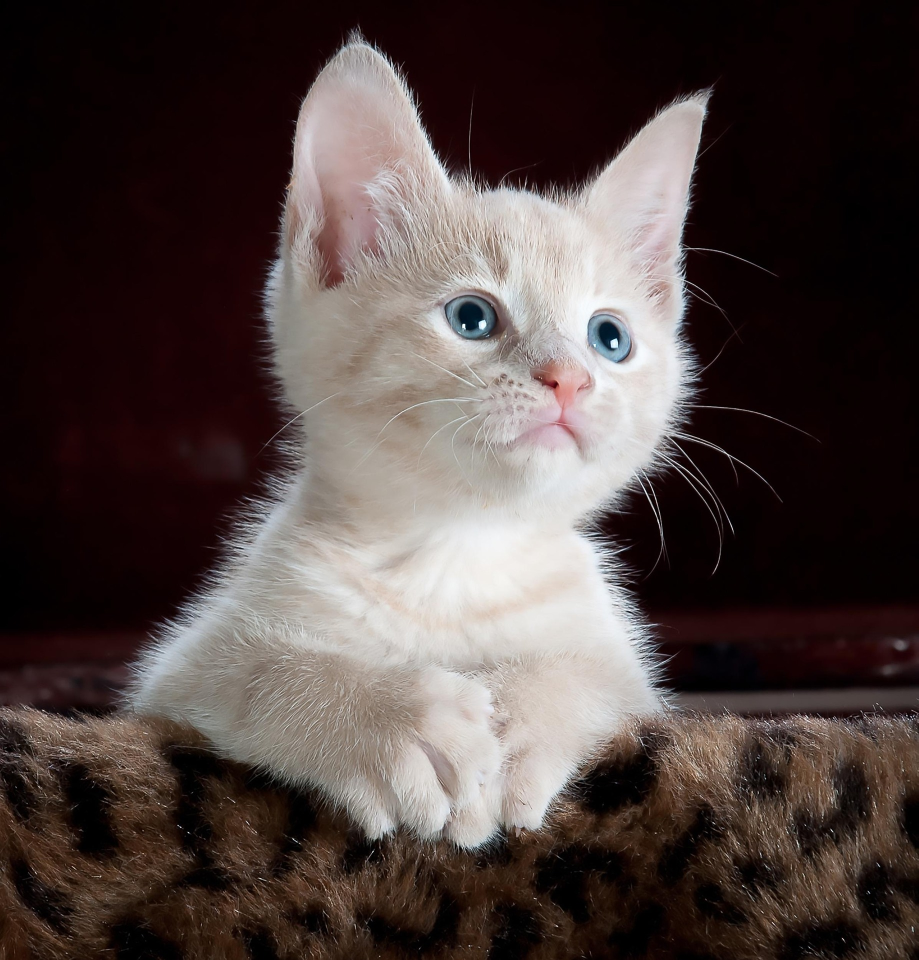
#> input picture test.jpg, 1837 x 1920 px, found by its file name (shown at 1/2 size)
$ python farkli_kerneller.py
#> lines starting #> are read from the running program, lines starting #| are printed output that depends on the picture; after the words box and inside, x2 and y2 are one past the last pixel; in counts of white or black regions, pixels touching at a corner belong together
import cv2
import numpy as np

# Görüntüyü gri tonlamalı okuyoruz
resim_gri = cv2.imread('test.jpg', cv2.IMREAD_GRAYSCALE)
#> resim_gri: shape (1920, 1837); min 0, max 255, mean 69.9

# Resmi gri tonlamalı okuyup %50 oranında küçültüyoruz
resim_gri = cv2.resize(resim_gri, (0, 0), fx=0.5, fy=0.5)
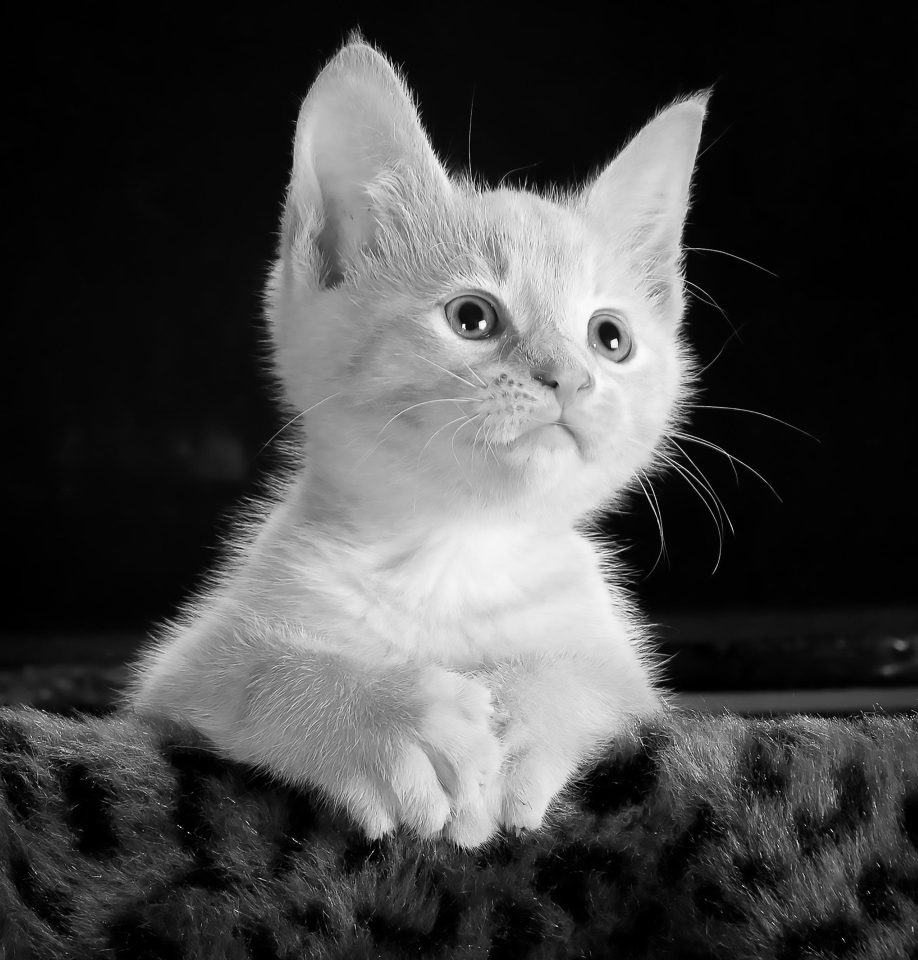
#> resim_gri: shape (960, 918); min 0, max 253, mean 70

# Küçülmüş resim üzerinden eşikleme yapıyoruz
ret, esiklenmis_resim = cv2.threshold(resim_gri, 127, 255, cv2.THRESH_BINARY)
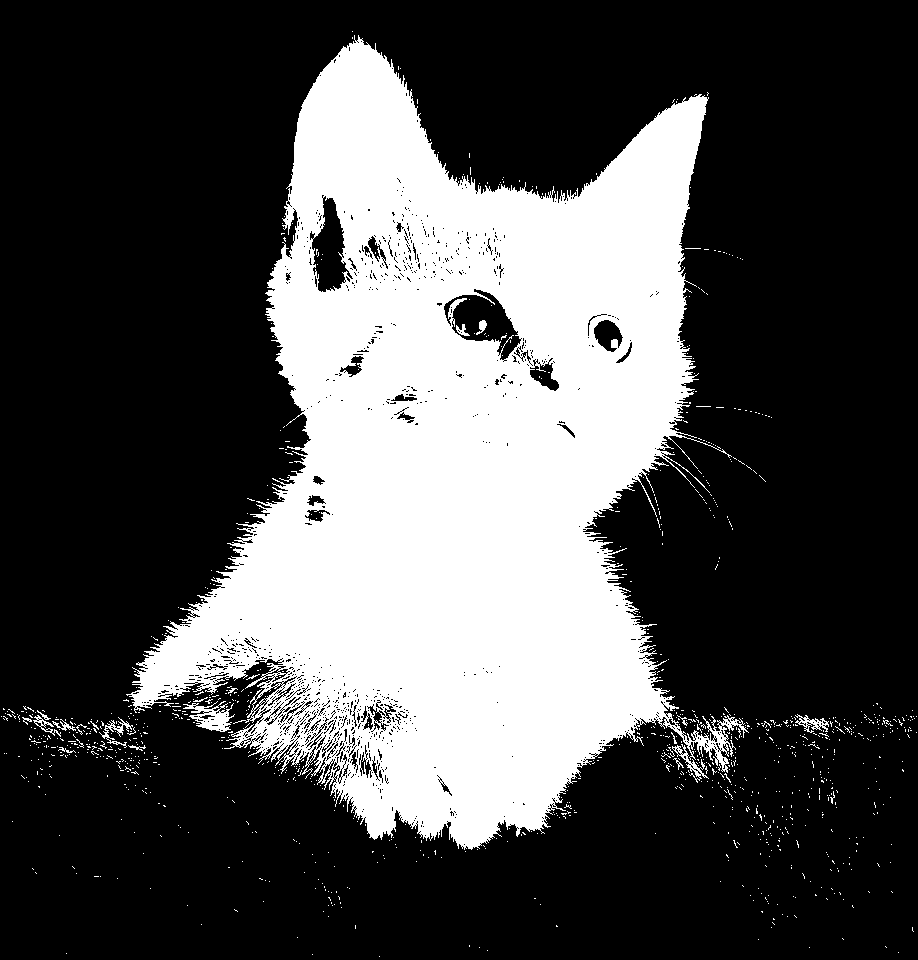
#> esiklenmis_resim: shape (960, 918); 29.7% white; 1104 white regions (1083 under 20 px), largest, box (x1, y1, x2, y2) and area: (126, 35, 749, 850) 256500, (183, 701, 235, 732) 728, (672, 744, 709, 783) 277

# 1. Dikdörtgen (Kare) Çekirdek (np.ones ile yaptığımızın aynısı)
kernel_dikdortgen = cv2.getStructuringElement(cv2.MORPH_RECT, (5, 5))

# 2. Elips (Yuvarlak) Çekirdek (Oval nesneler ve kavisli kenarlar için daha iyi)
kernel_elips = cv2.getStructuringElement(cv2.MORPH_ELLIPSE, (5, 5))

# 3. Çapraz (Cross) Çekirdek (Sivri köşeleri ve ince çizgileri korumak için)
kernel_capraz = cv2.getStructuringElement(cv2.MORPH_CROSS, (5, 5))

# Bu farklı çekirdekleri sadece Dilate (Genişletme) üzerinde test edip farkı görüyoruz
dilate_dikdortgen = cv2.dilate(esiklenmis_resim, kernel_dikdortgen, iterations=1)
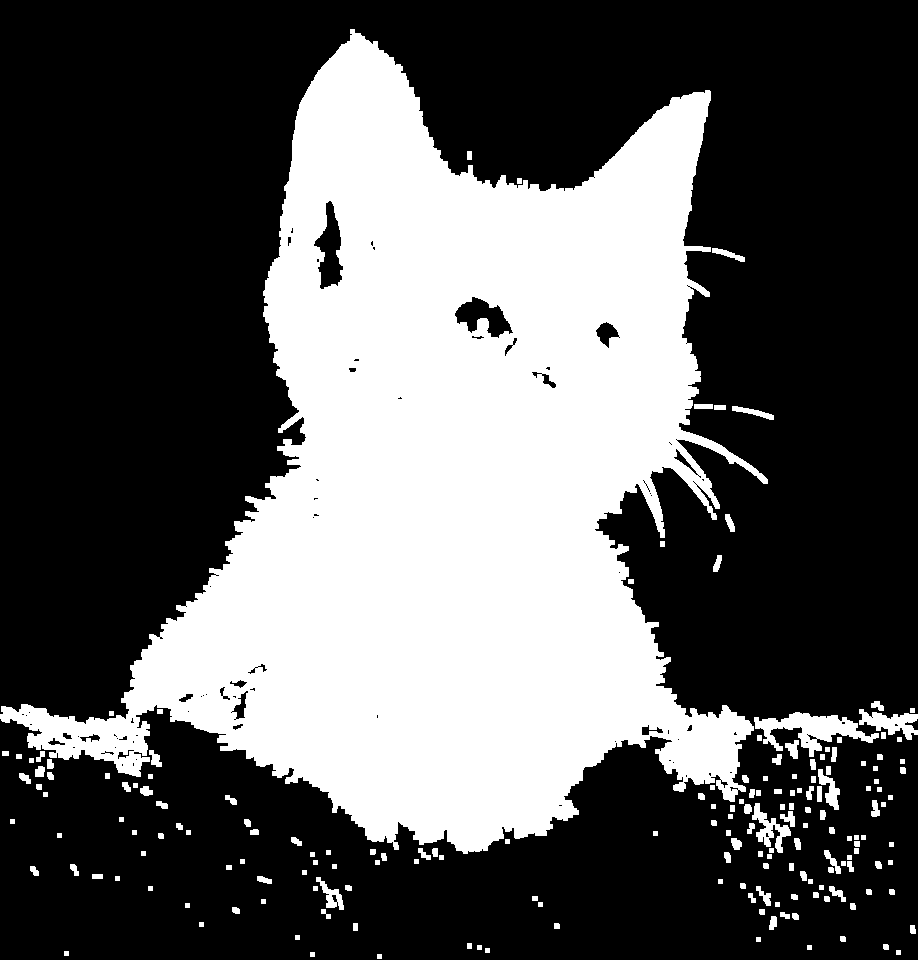
#> dilate_dikdortgen: shape (960, 918); 35.3% white; 185 white regions, largest, box (x1, y1, x2, y2) and area: (0, 29, 768, 854) 298668, (754, 712, 879, 757) 2265, (859, 709, 918, 740) 901
dilate_elips = cv2.dilate(esiklenmis_resim, kernel_elips, iterations=1)
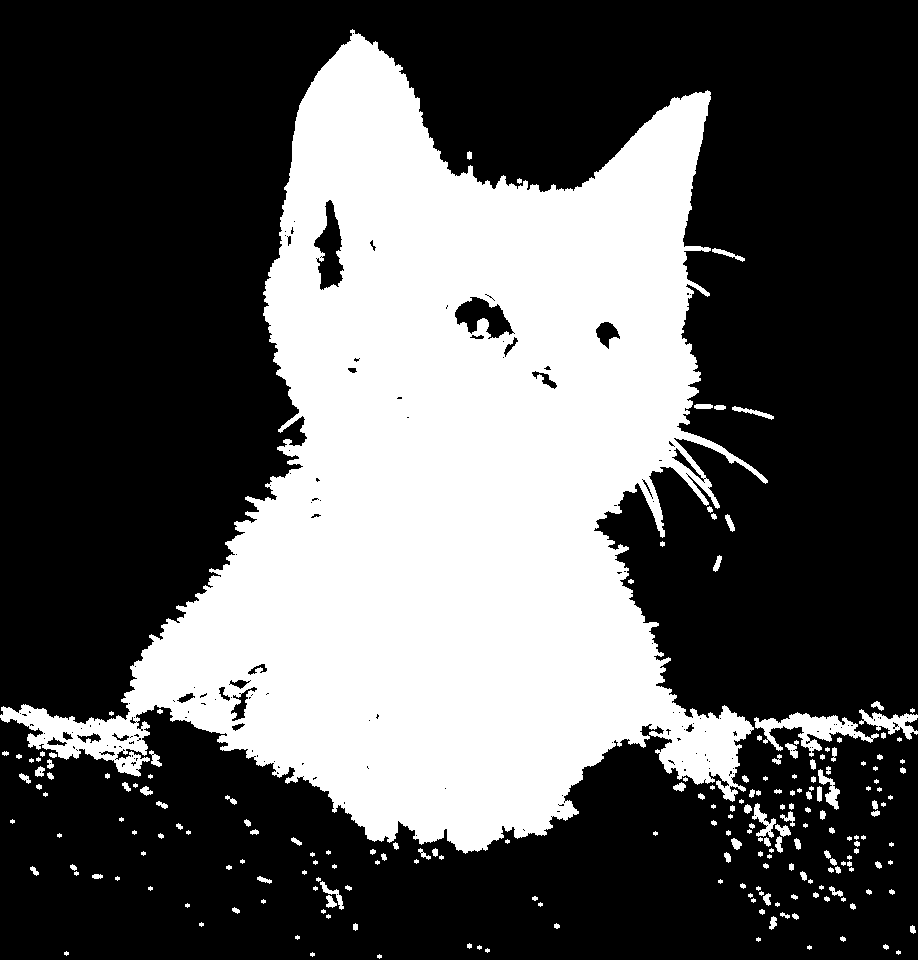
#> dilate_elips: shape (960, 918); 34.5% white; 211 white regions (86 under 20 px), largest, box (x1, y1, x2, y2) and area: (0, 29, 768, 854) 294312, (754, 712, 879, 757) 1961, (859, 709, 918, 740) 751
dilate_capraz = cv2.dilate(esiklenmis_resim, kernel_capraz, iterations=1)
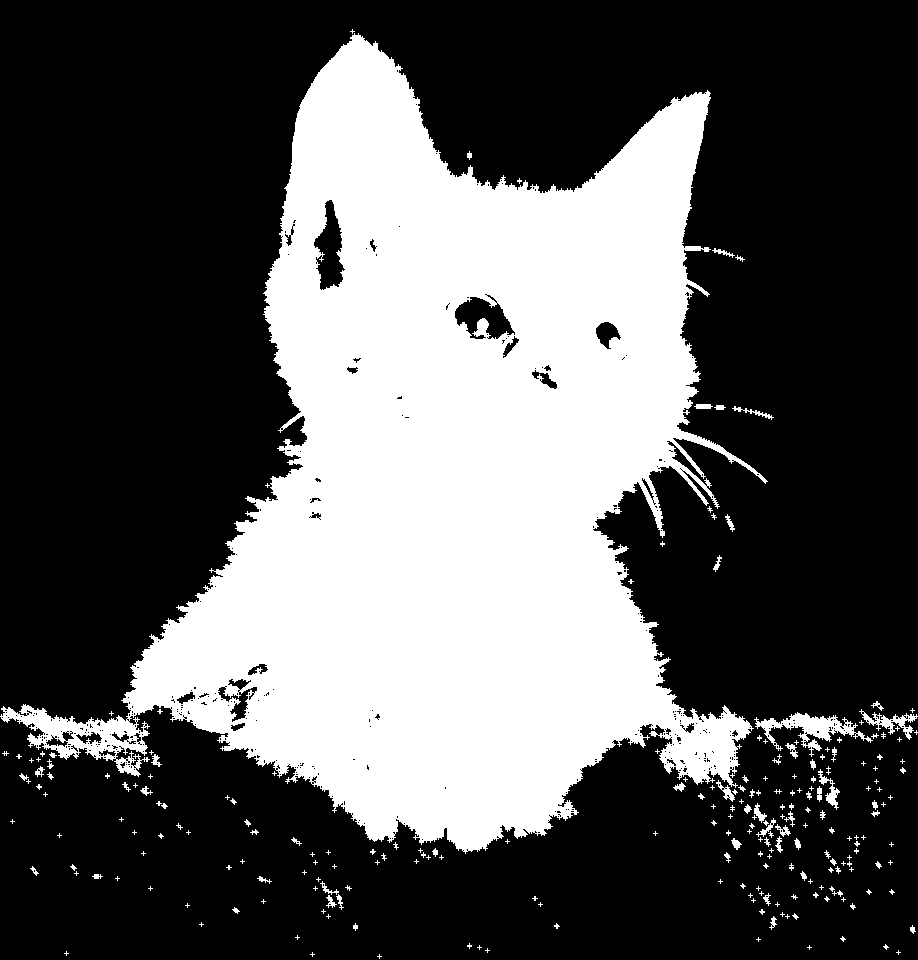
#> dilate_capraz: shape (960, 918); 33.7% white; 239 white regions (164 under 20 px), largest, box (x1, y1, x2, y2) and area: (0, 33, 768, 854) 289594, (754, 712, 873, 757) 1583, (859, 709, 918, 740) 522

# Sonuçları ekranda gösterme
cv2.imshow("0 - Threshold (Esikleme)", esiklenmis_resim)
cv2.imshow("1 - Dilate (Dikdortgen / Kare)", dilate_dikdortgen)
cv2.imshow("2 - Dilate (Elips / Yuvarlak)", dilate_elips)
cv2.imshow("3 - Dilate (Capraz / Hac)", dilate_capraz)

# Pencerelerin kapanmaması için bekleme komutları
cv2.waitKey(0)
cv2.destroyAllWindows()
